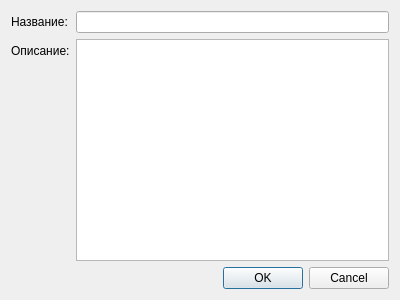
<?xml version="1.0" encoding="UTF-8"?>
<ui version="4.0">
 <class>AddTask</class>
 <widget class="QDialog" name="AddTask">
  <property name="geometry">
   <rect>
    <x>0</x>
    <y>0</y>
    <width>400</width>
    <height>300</height>
   </rect>
  </property>
  <property name="windowTitle">
   <string>Создание задачи</string>
  </property>
  <layout class="QFormLayout" name="formLayout">
   <item row="0" column="0">
    <widget class="QLabel" name="label">
     <property name="text">
      <string>Название:</string>
     </property>
    </widget>
   </item>
   <item row="0" column="1">
    <widget class="QLineEdit" name="nameEdit"/>
   </item>
   <item row="1" column="0">
    <widget class="QLabel" name="label_2">
     <property name="text">
      <string>Описание:</string>
     </property>
    </widget>
   </item>
   <item row="1" column="1">
    <widget class="QTextEdit" name="descEdit"/>
   </item>
   <item row="2" column="1">
    <widget class="QDialogButtonBox" name="btn">
     <property name="orientation">
      <enum>Qt::Horizontal</enum>
     </property>
     <property name="standardButtons">
      <set>QDialogButtonBox::Cancel|QDialogButtonBox::Ok</set>
     </property>
    </widget>
   </item>
  </layout>
 </widget>
 <resources/>
 <connections>
  <connection>
   <sender>btn</sender>
   <signal>accepted()</signal>
   <receiver>AddTask</receiver>
   <slot>accept()</slot>
   <hints>
    <hint type="sourcelabel">
     <x>248</x>
     <y>254</y>
    </hint>
    <hint type="destinationlabel">
     <x>157</x>
     <y>274</y>
    </hint>
   </hints>
  </connection>
  <connection>
   <sender>btn</sender>
   <signal>rejected()</signal>
   <receiver>AddTask</receiver>
   <slot>reject()</slot>
   <hints>
    <hint type="sourcelabel">
     <x>316</x>
     <y>260</y>
    </hint>
    <hint type="destinationlabel">
     <x>286</x>
     <y>274</y>
    </hint>
   </hints>
  </connection>
 </connections>
</ui>
